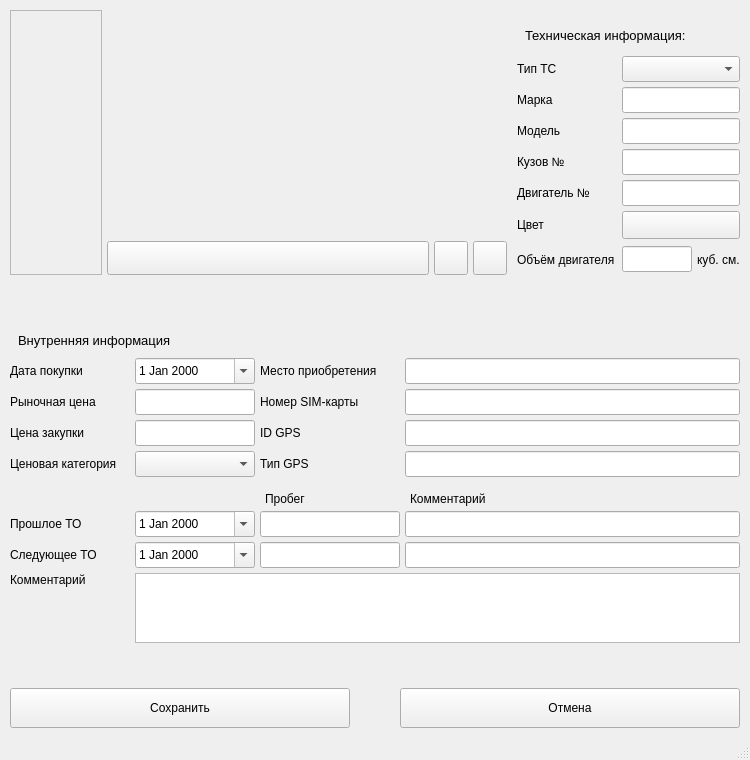
<?xml version="1.0" encoding="UTF-8"?>
<ui version="4.0">
 <class>TransportCardWindow</class>
 <widget class="QMainWindow" name="TransportCardWindow">
  <property name="geometry">
   <rect>
    <x>0</x>
    <y>0</y>
    <width>750</width>
    <height>760</height>
   </rect>
  </property>
  <property name="minimumSize">
   <size>
    <width>750</width>
    <height>760</height>
   </size>
  </property>
  <property name="maximumSize">
   <size>
    <width>16777215</width>
    <height>760</height>
   </size>
  </property>
  <property name="windowTitle">
   <string>MainWindow</string>
  </property>
  <widget class="QWidget" name="centralwidget">
   <property name="enabled">
    <bool>true</bool>
   </property>
   <layout class="QVBoxLayout" name="verticalLayout_4">
    <property name="spacing">
     <number>0</number>
    </property>
    <property name="leftMargin">
     <number>10</number>
    </property>
    <property name="topMargin">
     <number>10</number>
    </property>
    <property name="rightMargin">
     <number>10</number>
    </property>
    <property name="bottomMargin">
     <number>10</number>
    </property>
    <item>
     <layout class="QVBoxLayout" name="all_fields_layout">
      <property name="spacing">
       <number>0</number>
      </property>
      <property name="topMargin">
       <number>0</number>
      </property>
      <property name="bottomMargin">
       <number>0</number>
      </property>
      <item>
       <layout class="QHBoxLayout" name="horizontalLayout_18">
        <property name="spacing">
         <number>5</number>
        </property>
        <item>
         <widget class="QScrollArea" name="scrollArea">
          <property name="maximumSize">
           <size>
            <width>100</width>
            <height>16777215</height>
           </size>
          </property>
          <property name="frameShape">
           <enum>QFrame::StyledPanel</enum>
          </property>
          <property name="widgetResizable">
           <bool>true</bool>
          </property>
          <widget class="QWidget" name="scrollAreaWidgetContents">
           <property name="geometry">
            <rect>
             <x>0</x>
             <y>0</y>
             <width>69</width>
             <height>268</height>
            </rect>
           </property>
          </widget>
         </widget>
        </item>
        <item>
         <layout class="QVBoxLayout" name="verticalLayout_3">
          <property name="spacing">
           <number>5</number>
          </property>
          <item>
           <widget class="QLabel" name="lbl_photo">
            <property name="minimumSize">
             <size>
              <width>400</width>
              <height>226</height>
             </size>
            </property>
            <property name="maximumSize">
             <size>
              <width>400</width>
              <height>226</height>
             </size>
            </property>
            <property name="text">
             <string/>
            </property>
            <property name="alignment">
             <set>Qt::AlignCenter</set>
            </property>
           </widget>
          </item>
          <item>
           <layout class="QHBoxLayout" name="horizontalLayout_17">
            <property name="spacing">
             <number>5</number>
            </property>
            <item>
             <widget class="QPushButton" name="btn_select_status">
              <property name="sizePolicy">
               <sizepolicy hsizetype="Expanding" vsizetype="Fixed">
                <horstretch>0</horstretch>
                <verstretch>0</verstretch>
               </sizepolicy>
              </property>
              <property name="minimumSize">
               <size>
                <width>0</width>
                <height>34</height>
               </size>
              </property>
              <property name="cursor">
               <cursorShape>PointingHandCursor</cursorShape>
              </property>
              <property name="toolTip">
               <string>Статус транспортного средства.</string>
              </property>
              <property name="text">
               <string/>
              </property>
             </widget>
            </item>
            <item>
             <widget class="QPushButton" name="btn_add_image">
              <property name="minimumSize">
               <size>
                <width>34</width>
                <height>34</height>
               </size>
              </property>
              <property name="maximumSize">
               <size>
                <width>34</width>
                <height>34</height>
               </size>
              </property>
              <property name="cursor">
               <cursorShape>PointingHandCursor</cursorShape>
              </property>
              <property name="toolTip">
               <string>Добавить фото</string>
              </property>
              <property name="text">
               <string/>
              </property>
              <property name="icon">
               <iconset resource="../../resurce.qrc">
                <normaloff>:/Icons/icons/plus_.svg</normaloff>:/Icons/icons/plus_.svg</iconset>
              </property>
             </widget>
            </item>
            <item>
             <widget class="QPushButton" name="btn_image_upload">
              <property name="minimumSize">
               <size>
                <width>34</width>
                <height>34</height>
               </size>
              </property>
              <property name="maximumSize">
               <size>
                <width>34</width>
                <height>34</height>
               </size>
              </property>
              <property name="cursor">
               <cursorShape>PointingHandCursor</cursorShape>
              </property>
              <property name="toolTip">
               <string>Изменить фото</string>
              </property>
              <property name="text">
               <string/>
              </property>
              <property name="icon">
               <iconset resource="../../resurce.qrc">
                <normaloff>:/Icons/icons/refresh-ccw_.svg</normaloff>:/Icons/icons/refresh-ccw_.svg</iconset>
              </property>
              <property name="iconSize">
               <size>
                <width>20</width>
                <height>20</height>
               </size>
              </property>
             </widget>
            </item>
           </layout>
          </item>
         </layout>
        </item>
        <item>
         <layout class="QVBoxLayout" name="technical_info_layout">
          <property name="spacing">
           <number>5</number>
          </property>
          <property name="leftMargin">
           <number>5</number>
          </property>
          <property name="topMargin">
           <number>10</number>
          </property>
          <property name="rightMargin">
           <number>0</number>
          </property>
          <item>
           <widget class="QLabel" name="label_25">
            <property name="minimumSize">
             <size>
              <width>0</width>
              <height>26</height>
             </size>
            </property>
            <property name="font">
             <font>
              <family>Arial</family>
              <pointsize>10</pointsize>
             </font>
            </property>
            <property name="styleSheet">
             <string notr="true">padding-left:5px;</string>
            </property>
            <property name="text">
             <string>Техническая информация:</string>
            </property>
           </widget>
          </item>
          <item>
           <layout class="QHBoxLayout" name="horizontalLayout_6">
            <property name="spacing">
             <number>5</number>
            </property>
            <item>
             <widget class="QLabel" name="label">
              <property name="minimumSize">
               <size>
                <width>100</width>
                <height>0</height>
               </size>
              </property>
              <property name="maximumSize">
               <size>
                <width>100</width>
                <height>16777215</height>
               </size>
              </property>
              <property name="text">
               <string>Тип ТС</string>
              </property>
             </widget>
            </item>
            <item>
             <widget class="QComboBox" name="cb_type_transport_id">
              <property name="minimumSize">
               <size>
                <width>0</width>
                <height>26</height>
               </size>
              </property>
              <property name="cursor">
               <cursorShape>PointingHandCursor</cursorShape>
              </property>
             </widget>
            </item>
           </layout>
          </item>
          <item>
           <layout class="QHBoxLayout" name="horizontalLayout">
            <property name="spacing">
             <number>5</number>
            </property>
            <item>
             <widget class="QLabel" name="label_2">
              <property name="minimumSize">
               <size>
                <width>100</width>
                <height>0</height>
               </size>
              </property>
              <property name="maximumSize">
               <size>
                <width>100</width>
                <height>16777215</height>
               </size>
              </property>
              <property name="text">
               <string>Марка</string>
              </property>
             </widget>
            </item>
            <item>
             <widget class="QLineEdit" name="le_brand">
              <property name="minimumSize">
               <size>
                <width>0</width>
                <height>26</height>
               </size>
              </property>
             </widget>
            </item>
           </layout>
          </item>
          <item>
           <layout class="QHBoxLayout" name="horizontalLayout_2">
            <property name="spacing">
             <number>5</number>
            </property>
            <item>
             <widget class="QLabel" name="label_3">
              <property name="enabled">
               <bool>true</bool>
              </property>
              <property name="minimumSize">
               <size>
                <width>100</width>
                <height>0</height>
               </size>
              </property>
              <property name="maximumSize">
               <size>
                <width>100</width>
                <height>16777215</height>
               </size>
              </property>
              <property name="text">
               <string>Модель</string>
              </property>
             </widget>
            </item>
            <item>
             <widget class="QLineEdit" name="le_model">
              <property name="minimumSize">
               <size>
                <width>0</width>
                <height>26</height>
               </size>
              </property>
             </widget>
            </item>
           </layout>
          </item>
          <item>
           <layout class="QHBoxLayout" name="horizontalLayout_3">
            <property name="spacing">
             <number>5</number>
            </property>
            <item>
             <widget class="QLabel" name="label_4">
              <property name="minimumSize">
               <size>
                <width>100</width>
                <height>0</height>
               </size>
              </property>
              <property name="maximumSize">
               <size>
                <width>100</width>
                <height>16777215</height>
               </size>
              </property>
              <property name="text">
               <string>Кузов №</string>
              </property>
             </widget>
            </item>
            <item>
             <widget class="QLineEdit" name="le_bodywork">
              <property name="minimumSize">
               <size>
                <width>0</width>
                <height>26</height>
               </size>
              </property>
             </widget>
            </item>
           </layout>
          </item>
          <item>
           <layout class="QHBoxLayout" name="horizontalLayout_19">
            <property name="spacing">
             <number>5</number>
            </property>
            <property name="bottomMargin">
             <number>0</number>
            </property>
            <item>
             <widget class="QLabel" name="label_9">
              <property name="minimumSize">
               <size>
                <width>100</width>
                <height>0</height>
               </size>
              </property>
              <property name="maximumSize">
               <size>
                <width>100</width>
                <height>16777215</height>
               </size>
              </property>
              <property name="text">
               <string>Двигатель №</string>
              </property>
             </widget>
            </item>
            <item>
             <widget class="QLineEdit" name="le_number_engine">
              <property name="minimumSize">
               <size>
                <width>0</width>
                <height>26</height>
               </size>
              </property>
              <property name="maximumSize">
               <size>
                <width>16777215</width>
                <height>16777215</height>
               </size>
              </property>
             </widget>
            </item>
           </layout>
          </item>
          <item>
           <layout class="QHBoxLayout" name="horizontalLayout_4">
            <property name="spacing">
             <number>5</number>
            </property>
            <item>
             <widget class="QLabel" name="label_5">
              <property name="minimumSize">
               <size>
                <width>100</width>
                <height>0</height>
               </size>
              </property>
              <property name="maximumSize">
               <size>
                <width>100</width>
                <height>16777215</height>
               </size>
              </property>
              <property name="text">
               <string>Цвет</string>
              </property>
             </widget>
            </item>
            <item>
             <widget class="QPushButton" name="btn_select_color">
              <property name="sizePolicy">
               <sizepolicy hsizetype="Expanding" vsizetype="Fixed">
                <horstretch>0</horstretch>
                <verstretch>0</verstretch>
               </sizepolicy>
              </property>
              <property name="minimumSize">
               <size>
                <width>0</width>
                <height>28</height>
               </size>
              </property>
              <property name="cursor">
               <cursorShape>PointingHandCursor</cursorShape>
              </property>
              <property name="text">
               <string/>
              </property>
             </widget>
            </item>
           </layout>
          </item>
          <item>
           <layout class="QHBoxLayout" name="horizontalLayout_5">
            <property name="spacing">
             <number>5</number>
            </property>
            <item>
             <widget class="QLabel" name="label_6">
              <property name="minimumSize">
               <size>
                <width>100</width>
                <height>0</height>
               </size>
              </property>
              <property name="maximumSize">
               <size>
                <width>100</width>
                <height>16777215</height>
               </size>
              </property>
              <property name="text">
               <string>Объём двигателя</string>
              </property>
             </widget>
            </item>
            <item>
             <widget class="QLineEdit" name="le_engine_volume">
              <property name="minimumSize">
               <size>
                <width>70</width>
                <height>26</height>
               </size>
              </property>
              <property name="maximumSize">
               <size>
                <width>70</width>
                <height>16777215</height>
               </size>
              </property>
             </widget>
            </item>
            <item>
             <widget class="QLabel" name="label_20">
              <property name="sizePolicy">
               <sizepolicy hsizetype="Expanding" vsizetype="Preferred">
                <horstretch>0</horstretch>
                <verstretch>0</verstretch>
               </sizepolicy>
              </property>
              <property name="minimumSize">
               <size>
                <width>40</width>
                <height>0</height>
               </size>
              </property>
              <property name="maximumSize">
               <size>
                <width>16777215</width>
                <height>16777215</height>
               </size>
              </property>
              <property name="text">
               <string>куб. см.</string>
              </property>
             </widget>
            </item>
           </layout>
          </item>
         </layout>
        </item>
       </layout>
      </item>
      <item>
       <spacer name="verticalSpacer">
        <property name="orientation">
         <enum>Qt::Vertical</enum>
        </property>
        <property name="sizeHint" stdset="0">
         <size>
          <width>20</width>
          <height>40</height>
         </size>
        </property>
       </spacer>
      </item>
      <item>
       <layout class="QVBoxLayout" name="internal_info_layout">
        <property name="spacing">
         <number>5</number>
        </property>
        <property name="topMargin">
         <number>5</number>
        </property>
        <property name="bottomMargin">
         <number>0</number>
        </property>
        <item>
         <widget class="QLabel" name="label_24">
          <property name="minimumSize">
           <size>
            <width>0</width>
            <height>26</height>
           </size>
          </property>
          <property name="font">
           <font>
            <family>Arial</family>
            <pointsize>10</pointsize>
           </font>
          </property>
          <property name="styleSheet">
           <string notr="true">padding-left:5px;</string>
          </property>
          <property name="text">
           <string>Внутренняя информация</string>
          </property>
         </widget>
        </item>
        <item>
         <layout class="QHBoxLayout" name="horizontalLayout_8">
          <property name="spacing">
           <number>5</number>
          </property>
          <item>
           <widget class="QLabel" name="label_8">
            <property name="minimumSize">
             <size>
              <width>120</width>
              <height>0</height>
             </size>
            </property>
            <property name="maximumSize">
             <size>
              <width>120</width>
              <height>16777215</height>
             </size>
            </property>
            <property name="text">
             <string>Дата покупки</string>
            </property>
           </widget>
          </item>
          <item>
           <widget class="QDateEdit" name="de_date_purchase">
            <property name="minimumSize">
             <size>
              <width>120</width>
              <height>26</height>
             </size>
            </property>
            <property name="maximumSize">
             <size>
              <width>120</width>
              <height>16777215</height>
             </size>
            </property>
            <property name="cursor">
             <cursorShape>PointingHandCursor</cursorShape>
            </property>
            <property name="calendarPopup">
             <bool>true</bool>
            </property>
           </widget>
          </item>
          <item>
           <widget class="QLabel" name="label_7">
            <property name="minimumSize">
             <size>
              <width>140</width>
              <height>0</height>
             </size>
            </property>
            <property name="maximumSize">
             <size>
              <width>140</width>
              <height>16777215</height>
             </size>
            </property>
            <property name="text">
             <string>Место приобретения</string>
            </property>
            <property name="alignment">
             <set>Qt::AlignLeading|Qt::AlignLeft|Qt::AlignVCenter</set>
            </property>
           </widget>
          </item>
          <item>
           <widget class="QLineEdit" name="le_place_purchase">
            <property name="minimumSize">
             <size>
              <width>0</width>
              <height>26</height>
             </size>
            </property>
           </widget>
          </item>
         </layout>
        </item>
        <item>
         <layout class="QHBoxLayout" name="horizontalLayout_22">
          <property name="spacing">
           <number>5</number>
          </property>
          <property name="leftMargin">
           <number>0</number>
          </property>
          <property name="bottomMargin">
           <number>0</number>
          </property>
          <item>
           <widget class="QLabel" name="label_12">
            <property name="minimumSize">
             <size>
              <width>120</width>
              <height>0</height>
             </size>
            </property>
            <property name="maximumSize">
             <size>
              <width>120</width>
              <height>16777215</height>
             </size>
            </property>
            <property name="text">
             <string>Рыночная цена</string>
            </property>
           </widget>
          </item>
          <item>
           <widget class="QLineEdit" name="market_price">
            <property name="minimumSize">
             <size>
              <width>120</width>
              <height>26</height>
             </size>
            </property>
            <property name="maximumSize">
             <size>
              <width>120</width>
              <height>16777215</height>
             </size>
            </property>
           </widget>
          </item>
          <item>
           <widget class="QLabel" name="label_10">
            <property name="minimumSize">
             <size>
              <width>140</width>
              <height>0</height>
             </size>
            </property>
            <property name="maximumSize">
             <size>
              <width>140</width>
              <height>16777215</height>
             </size>
            </property>
            <property name="text">
             <string>Номер SIM-карты</string>
            </property>
           </widget>
          </item>
          <item>
           <widget class="QLineEdit" name="number_simcard">
            <property name="sizePolicy">
             <sizepolicy hsizetype="Expanding" vsizetype="Fixed">
              <horstretch>0</horstretch>
              <verstretch>0</verstretch>
             </sizepolicy>
            </property>
            <property name="minimumSize">
             <size>
              <width>220</width>
              <height>26</height>
             </size>
            </property>
            <property name="maximumSize">
             <size>
              <width>16777215</width>
              <height>16777215</height>
             </size>
            </property>
           </widget>
          </item>
         </layout>
        </item>
        <item>
         <layout class="QHBoxLayout" name="horizontalLayout_23">
          <property name="spacing">
           <number>5</number>
          </property>
          <property name="leftMargin">
           <number>0</number>
          </property>
          <property name="bottomMargin">
           <number>0</number>
          </property>
          <item alignment="Qt::AlignLeft">
           <widget class="QFrame" name="frm_purchase_price">
            <property name="enabled">
             <bool>true</bool>
            </property>
            <property name="minimumSize">
             <size>
              <width>245</width>
              <height>26</height>
             </size>
            </property>
            <property name="maximumSize">
             <size>
              <width>245</width>
              <height>16777215</height>
             </size>
            </property>
            <property name="frameShape">
             <enum>QFrame::NoFrame</enum>
            </property>
            <property name="frameShadow">
             <enum>QFrame::Raised</enum>
            </property>
            <property name="lineWidth">
             <number>0</number>
            </property>
            <layout class="QHBoxLayout" name="horizontalLayout_10">
             <property name="spacing">
              <number>5</number>
             </property>
             <property name="leftMargin">
              <number>0</number>
             </property>
             <property name="topMargin">
              <number>0</number>
             </property>
             <property name="rightMargin">
              <number>0</number>
             </property>
             <property name="bottomMargin">
              <number>0</number>
             </property>
             <item>
              <widget class="QLabel" name="label_16">
               <property name="minimumSize">
                <size>
                 <width>120</width>
                 <height>0</height>
                </size>
               </property>
               <property name="maximumSize">
                <size>
                 <width>120</width>
                 <height>16777215</height>
                </size>
               </property>
               <property name="text">
                <string>Цена закупки</string>
               </property>
              </widget>
             </item>
             <item>
              <widget class="QLineEdit" name="purchase_price">
               <property name="minimumSize">
                <size>
                 <width>120</width>
                 <height>26</height>
                </size>
               </property>
               <property name="maximumSize">
                <size>
                 <width>120</width>
                 <height>16777215</height>
                </size>
               </property>
              </widget>
             </item>
            </layout>
           </widget>
          </item>
          <item>
           <widget class="QLabel" name="label_11">
            <property name="minimumSize">
             <size>
              <width>140</width>
              <height>0</height>
             </size>
            </property>
            <property name="maximumSize">
             <size>
              <width>140</width>
              <height>16777215</height>
             </size>
            </property>
            <property name="text">
             <string>ID GPS</string>
            </property>
           </widget>
          </item>
          <item>
           <widget class="QLineEdit" name="gps_id">
            <property name="sizePolicy">
             <sizepolicy hsizetype="Expanding" vsizetype="Fixed">
              <horstretch>0</horstretch>
              <verstretch>0</verstretch>
             </sizepolicy>
            </property>
            <property name="minimumSize">
             <size>
              <width>220</width>
              <height>26</height>
             </size>
            </property>
            <property name="maximumSize">
             <size>
              <width>16777215</width>
              <height>16777215</height>
             </size>
            </property>
           </widget>
          </item>
         </layout>
        </item>
        <item>
         <layout class="QHBoxLayout" name="horizontalLayout_7">
          <property name="spacing">
           <number>5</number>
          </property>
          <property name="leftMargin">
           <number>0</number>
          </property>
          <property name="bottomMargin">
           <number>0</number>
          </property>
          <item>
           <widget class="QLabel" name="label_21">
            <property name="minimumSize">
             <size>
              <width>120</width>
              <height>0</height>
             </size>
            </property>
            <property name="maximumSize">
             <size>
              <width>120</width>
              <height>16777215</height>
             </size>
            </property>
            <property name="text">
             <string>Ценовая категория</string>
            </property>
           </widget>
          </item>
          <item>
           <widget class="QComboBox" name="payment_category">
            <property name="minimumSize">
             <size>
              <width>120</width>
              <height>26</height>
             </size>
            </property>
            <property name="maximumSize">
             <size>
              <width>120</width>
              <height>16777215</height>
             </size>
            </property>
            <property name="cursor">
             <cursorShape>PointingHandCursor</cursorShape>
            </property>
           </widget>
          </item>
          <item>
           <widget class="QLabel" name="label_22">
            <property name="minimumSize">
             <size>
              <width>140</width>
              <height>0</height>
             </size>
            </property>
            <property name="maximumSize">
             <size>
              <width>140</width>
              <height>16777215</height>
             </size>
            </property>
            <property name="text">
             <string>Тип GPS</string>
            </property>
           </widget>
          </item>
          <item>
           <widget class="QLineEdit" name="type_gps">
            <property name="minimumSize">
             <size>
              <width>0</width>
              <height>26</height>
             </size>
            </property>
           </widget>
          </item>
         </layout>
        </item>
        <item>
         <layout class="QHBoxLayout" name="horizontalLayout_12">
          <property name="spacing">
           <number>5</number>
          </property>
          <property name="topMargin">
           <number>10</number>
          </property>
          <property name="bottomMargin">
           <number>0</number>
          </property>
          <item>
           <widget class="QLabel" name="label_18">
            <property name="sizePolicy">
             <sizepolicy hsizetype="Fixed" vsizetype="Preferred">
              <horstretch>0</horstretch>
              <verstretch>0</verstretch>
             </sizepolicy>
            </property>
            <property name="minimumSize">
             <size>
              <width>250</width>
              <height>0</height>
             </size>
            </property>
            <property name="maximumSize">
             <size>
              <width>250</width>
              <height>16777215</height>
             </size>
            </property>
            <property name="text">
             <string/>
            </property>
           </widget>
          </item>
          <item>
           <widget class="QLabel" name="label_17">
            <property name="sizePolicy">
             <sizepolicy hsizetype="Fixed" vsizetype="Preferred">
              <horstretch>0</horstretch>
              <verstretch>0</verstretch>
             </sizepolicy>
            </property>
            <property name="minimumSize">
             <size>
              <width>140</width>
              <height>0</height>
             </size>
            </property>
            <property name="maximumSize">
             <size>
              <width>140</width>
              <height>16777215</height>
             </size>
            </property>
            <property name="text">
             <string>Пробег</string>
            </property>
           </widget>
          </item>
          <item>
           <widget class="QLabel" name="label_19">
            <property name="text">
             <string>Комментарий</string>
            </property>
           </widget>
          </item>
         </layout>
        </item>
        <item>
         <layout class="QHBoxLayout" name="horizontalLayout_13">
          <property name="spacing">
           <number>5</number>
          </property>
          <item>
           <widget class="QLabel" name="label_13">
            <property name="sizePolicy">
             <sizepolicy hsizetype="Fixed" vsizetype="Preferred">
              <horstretch>0</horstretch>
              <verstretch>0</verstretch>
             </sizepolicy>
            </property>
            <property name="minimumSize">
             <size>
              <width>120</width>
              <height>0</height>
             </size>
            </property>
            <property name="maximumSize">
             <size>
              <width>120</width>
              <height>16777215</height>
             </size>
            </property>
            <property name="text">
             <string>Прошлое ТО</string>
            </property>
           </widget>
          </item>
          <item>
           <widget class="QDateEdit" name="de_date_prev_to">
            <property name="sizePolicy">
             <sizepolicy hsizetype="Preferred" vsizetype="Fixed">
              <horstretch>0</horstretch>
              <verstretch>0</verstretch>
             </sizepolicy>
            </property>
            <property name="minimumSize">
             <size>
              <width>120</width>
              <height>26</height>
             </size>
            </property>
            <property name="maximumSize">
             <size>
              <width>120</width>
              <height>16777215</height>
             </size>
            </property>
            <property name="cursor">
             <cursorShape>PointingHandCursor</cursorShape>
            </property>
            <property name="calendarPopup">
             <bool>true</bool>
            </property>
           </widget>
          </item>
          <item>
           <widget class="QLineEdit" name="le_prev_mileage">
            <property name="minimumSize">
             <size>
              <width>140</width>
              <height>26</height>
             </size>
            </property>
            <property name="maximumSize">
             <size>
              <width>140</width>
              <height>16777215</height>
             </size>
            </property>
           </widget>
          </item>
          <item>
           <widget class="QLineEdit" name="le_comment_prev_to">
            <property name="minimumSize">
             <size>
              <width>0</width>
              <height>26</height>
             </size>
            </property>
           </widget>
          </item>
         </layout>
        </item>
        <item>
         <layout class="QHBoxLayout" name="horizontalLayout_14">
          <property name="spacing">
           <number>5</number>
          </property>
          <item>
           <widget class="QLabel" name="label_14">
            <property name="minimumSize">
             <size>
              <width>120</width>
              <height>0</height>
             </size>
            </property>
            <property name="maximumSize">
             <size>
              <width>120</width>
              <height>16777215</height>
             </size>
            </property>
            <property name="text">
             <string>Следующее ТО</string>
            </property>
           </widget>
          </item>
          <item>
           <widget class="QDateEdit" name="de_date_next_to">
            <property name="minimumSize">
             <size>
              <width>120</width>
              <height>26</height>
             </size>
            </property>
            <property name="maximumSize">
             <size>
              <width>120</width>
              <height>16777215</height>
             </size>
            </property>
            <property name="cursor">
             <cursorShape>PointingHandCursor</cursorShape>
            </property>
            <property name="calendarPopup">
             <bool>true</bool>
            </property>
           </widget>
          </item>
          <item>
           <widget class="QLineEdit" name="le_next_mileage">
            <property name="minimumSize">
             <size>
              <width>140</width>
              <height>26</height>
             </size>
            </property>
            <property name="maximumSize">
             <size>
              <width>140</width>
              <height>16777215</height>
             </size>
            </property>
           </widget>
          </item>
          <item>
           <widget class="QLineEdit" name="le_comment_next_to">
            <property name="minimumSize">
             <size>
              <width>0</width>
              <height>26</height>
             </size>
            </property>
           </widget>
          </item>
         </layout>
        </item>
        <item>
         <layout class="QHBoxLayout" name="horizontalLayout_15">
          <property name="spacing">
           <number>5</number>
          </property>
          <item alignment="Qt::AlignTop">
           <widget class="QLabel" name="label_15">
            <property name="minimumSize">
             <size>
              <width>120</width>
              <height>0</height>
             </size>
            </property>
            <property name="maximumSize">
             <size>
              <width>120</width>
              <height>16777215</height>
             </size>
            </property>
            <property name="text">
             <string>Комментарий</string>
            </property>
           </widget>
          </item>
          <item>
           <widget class="QTextEdit" name="te_comment_general">
            <property name="minimumSize">
             <size>
              <width>0</width>
              <height>70</height>
             </size>
            </property>
            <property name="maximumSize">
             <size>
              <width>16777215</width>
              <height>70</height>
             </size>
            </property>
           </widget>
          </item>
         </layout>
        </item>
        <item>
         <layout class="QHBoxLayout" name="horizontalLayout_9">
          <property name="spacing">
           <number>0</number>
          </property>
          <item>
           <widget class="QLabel" name="lbl_id_status">
            <property name="minimumSize">
             <size>
              <width>0</width>
              <height>0</height>
             </size>
            </property>
            <property name="maximumSize">
             <size>
              <width>0</width>
              <height>0</height>
             </size>
            </property>
            <property name="text">
             <string/>
            </property>
           </widget>
          </item>
          <item>
           <widget class="QLabel" name="lbl_id_color">
            <property name="maximumSize">
             <size>
              <width>0</width>
              <height>0</height>
             </size>
            </property>
            <property name="text">
             <string/>
            </property>
           </widget>
          </item>
          <item>
           <widget class="QLabel" name="lbl_filename">
            <property name="enabled">
             <bool>true</bool>
            </property>
            <property name="maximumSize">
             <size>
              <width>0</width>
              <height>0</height>
             </size>
            </property>
            <property name="text">
             <string/>
            </property>
           </widget>
          </item>
          <item>
           <widget class="QLabel" name="lbl_ts_id">
            <property name="maximumSize">
             <size>
              <width>0</width>
              <height>0</height>
             </size>
            </property>
            <property name="text">
             <string/>
            </property>
           </widget>
          </item>
         </layout>
        </item>
        <item>
         <spacer name="verticalSpacer_2">
          <property name="orientation">
           <enum>Qt::Vertical</enum>
          </property>
          <property name="sizeHint" stdset="0">
           <size>
            <width>20</width>
            <height>40</height>
           </size>
          </property>
         </spacer>
        </item>
       </layout>
      </item>
      <item>
       <layout class="QHBoxLayout" name="horizontalLayout_16">
        <item>
         <widget class="QPushButton" name="btn_save">
          <property name="minimumSize">
           <size>
            <width>0</width>
            <height>40</height>
           </size>
          </property>
          <property name="cursor">
           <cursorShape>PointingHandCursor</cursorShape>
          </property>
          <property name="text">
           <string>Сохранить</string>
          </property>
         </widget>
        </item>
        <item>
         <widget class="QLabel" name="label_23">
          <property name="minimumSize">
           <size>
            <width>50</width>
            <height>0</height>
           </size>
          </property>
          <property name="maximumSize">
           <size>
            <width>50</width>
            <height>16777215</height>
           </size>
          </property>
          <property name="text">
           <string/>
          </property>
         </widget>
        </item>
        <item>
         <widget class="QPushButton" name="btn_cancel">
          <property name="minimumSize">
           <size>
            <width>0</width>
            <height>40</height>
           </size>
          </property>
          <property name="cursor">
           <cursorShape>PointingHandCursor</cursorShape>
          </property>
          <property name="text">
           <string>Отмена</string>
          </property>
         </widget>
        </item>
       </layout>
      </item>
     </layout>
    </item>
   </layout>
  </widget>
  <widget class="QStatusBar" name="statusbar"/>
 </widget>
 <resources>
  <include location="../../resurce.qrc"/>
 </resources>
 <connections/>
</ui>
